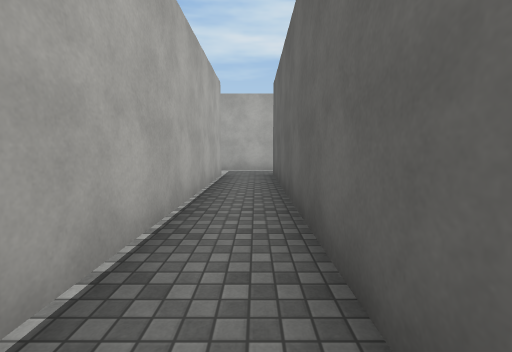
View 1 (above)

16 first-person views from a walk through a Unity game level. The camera is 1.4 m above the floor, tilts 6° down and sees 90° across. The floor is counted in squares, 2 m on a side. Each view is taken from the middle of a square. On the plan, view 1 faces up. The plan holds only what a view shows up to about 9 squares ahead; the rest is blank. The place goes on beyond the plan. Surface patterns are stand-ins for the level's own textures.

View 2
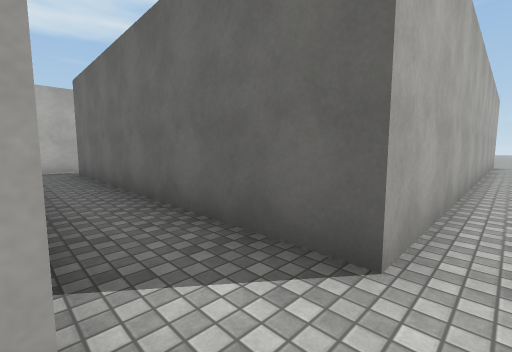

View 3
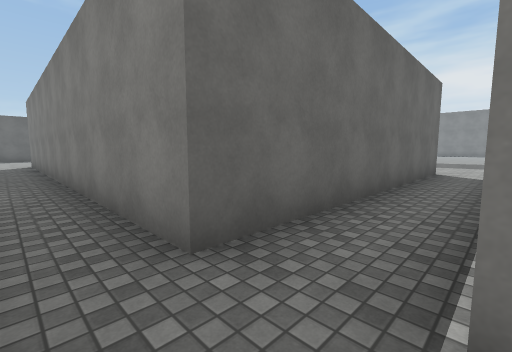

View 4
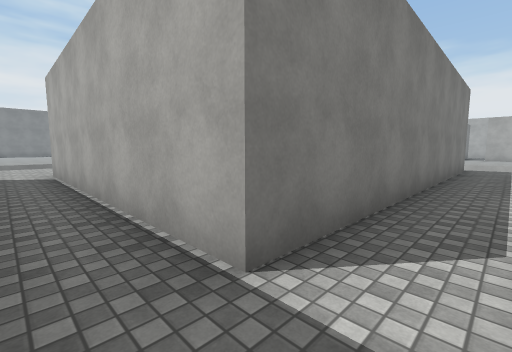

View 5
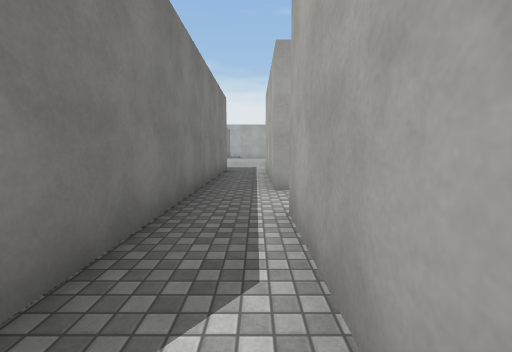

View 6
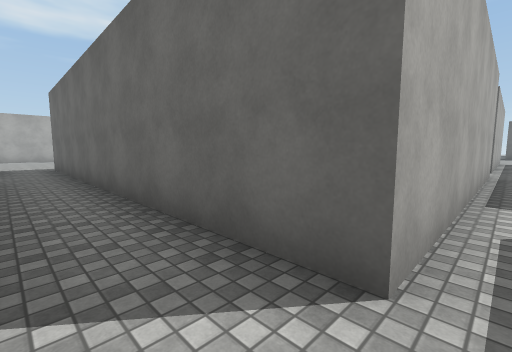

View 7
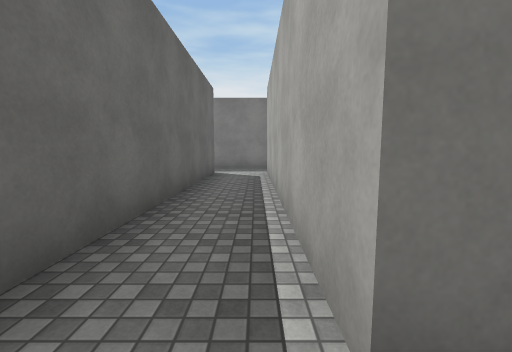

View 8
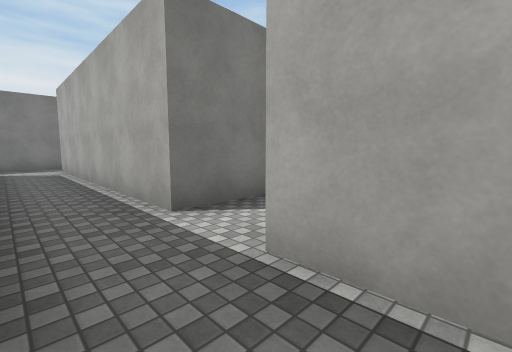

View 9
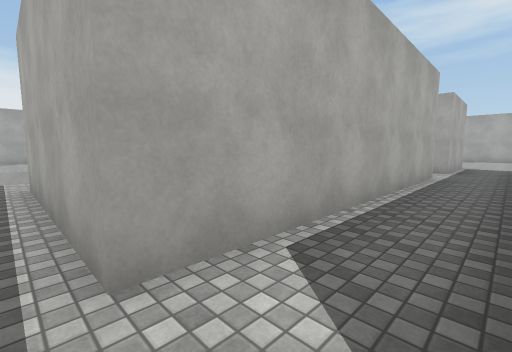

View 10
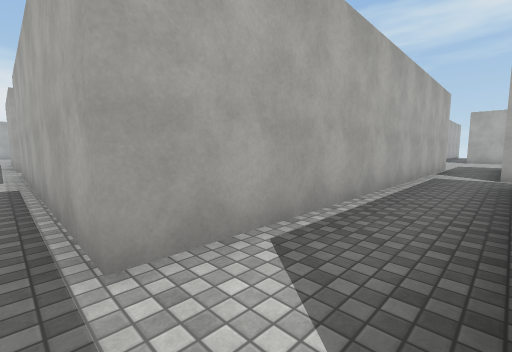

View 11
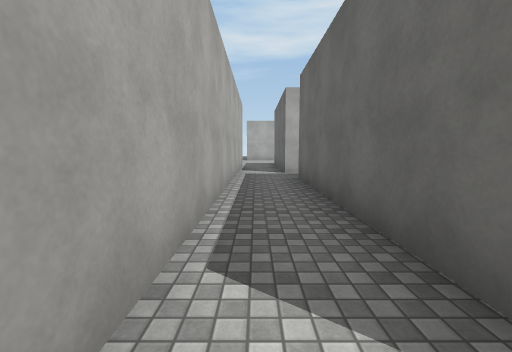

View 12
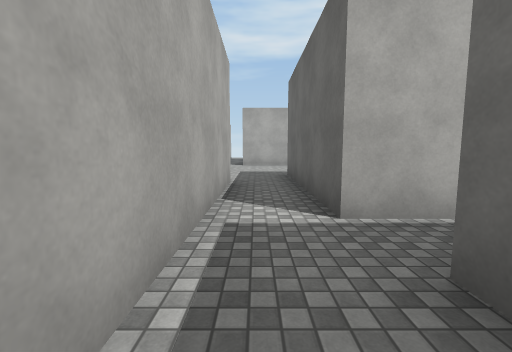

View 13
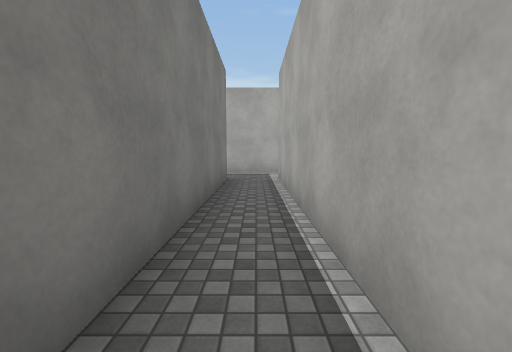

View 14
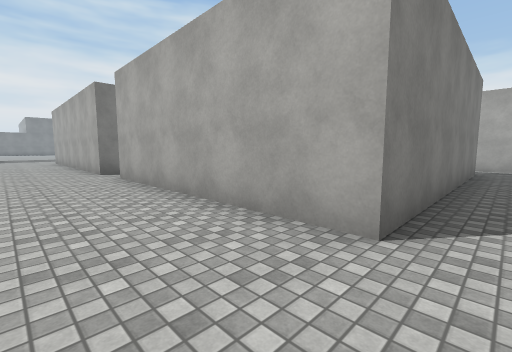

View 15
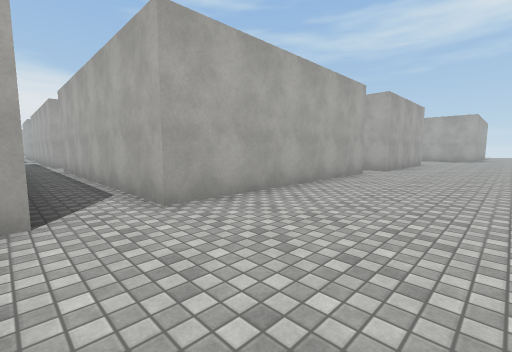

View 16
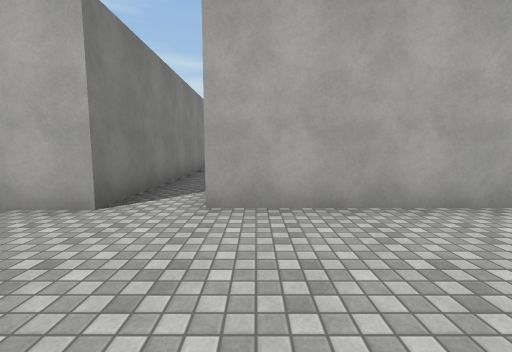

### Floor plan
Points are (right, up) in squares from view 1. A wall is a line through its corners. A room is listed if a view was taken in it or the views show most of it. See-through windows are left out.
Room 1 (views 1, 4)
walls: (-0.9, 7) (-0.9, -0.4); (3.5, 8.4) (-0.4, 8.4); (0.5, -0.5) (0.5, 7.1) (3.5, 7.1)
ways out: opening at (0, 0) to room 2; opening at (-1, 8) to room 3; opening at (4, 8) to room 4
Room 2 (view 2)
walls: (11.3, -0.5) (0.5, -0.5)
ways out: opening at (0, 0) to room 1
Room 3 (views 3, 5, 6, 7, 8, 9)
walls: (-5.3, 15.3) (-5.3, 8.4); (-0.4, 8.4) (-3.8, 8.4) (-3.8, 18.5); (-5.6, 7) (-0.9, 7); (-5.3, 18.5) (-5.3, 16.8)
ways out: opening at (-1, 8) to room 1; opening at (-5, 8) to room 7; opening at (-5, 16)
Room 4 (views 10, 11)
walls: (12, 8.4) (5.1, 8.4); (3.5, 7.1) (12, 7.1)
ways out: opening at (4, 8) to room 1; opening at (4, 9) to room 5; opening at (13, 8) to room 6
Room 5 (views 12, 13)
walls: (3.5, 18.5) (3.5, 8.4); (12.2, 15.5) (4.9, 15.5) (4.9, 18.5); (5.1, 8.4) (5.1, 14.3) (12, 14.3)
ways out: opening at (4, 9) to room 4; opening at (13, 15) to room 6
Room 6 (views 14, 15, 16)
walls: (12, 7.1) (12, 4.1); (12, 14.3) (12, 8.4); (12.2, 17) (12.2, 15.5)
ways out: opening at (13, 8) to room 4; opening at (13, 15) to room 5
Room 7 (no view inside)
walls: (-10.1, 7) (-5.6, 7); (-5.3, 8.4) (-9.6, 8.4)
ways out: opening at (-5, 8) to room 3; opening at (-10, 8)

Positions as (right, up) in squares from view 1, and headings:
1: (0, 0), facing up
2: (-1, -1), facing up-right
3: (-1, 8), facing down-right
4: (0, 8), facing down-left
5: (-1, 8), facing left
6: (-5, 8), facing up-right
7: (-5, 16), facing down
8: (-4, 18), facing down-left
9: (-4, 8), facing up-left
10: (5, 8), facing up-left
11: (4, 8), facing up
12: (4, 13), facing up
13: (11, 15), facing left
14: (14, 15), facing down-left
15: (15, 7), facing up-left
16: (15, 9), facing left
